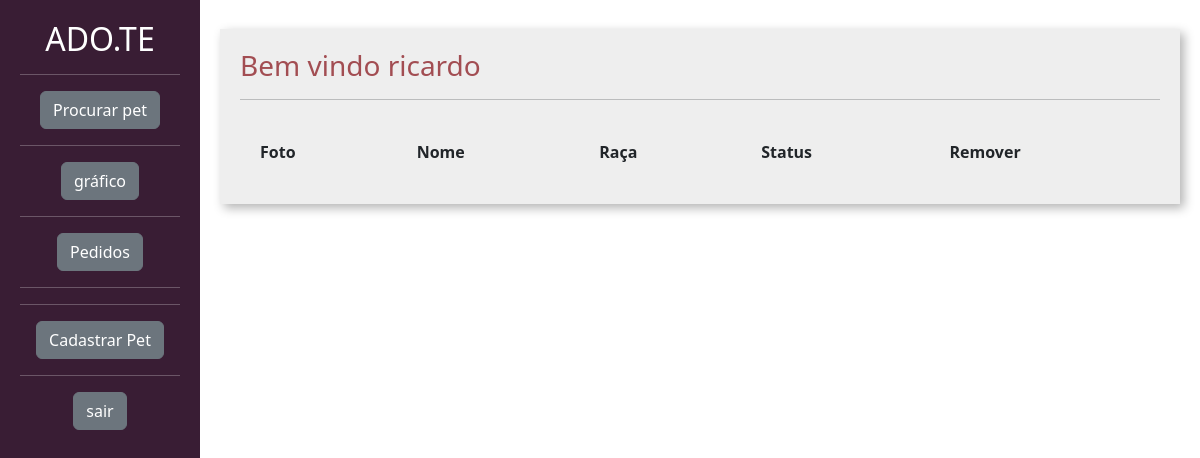
The page /divulgar/seus_pets/ (signed in) on the database as committed earlier.
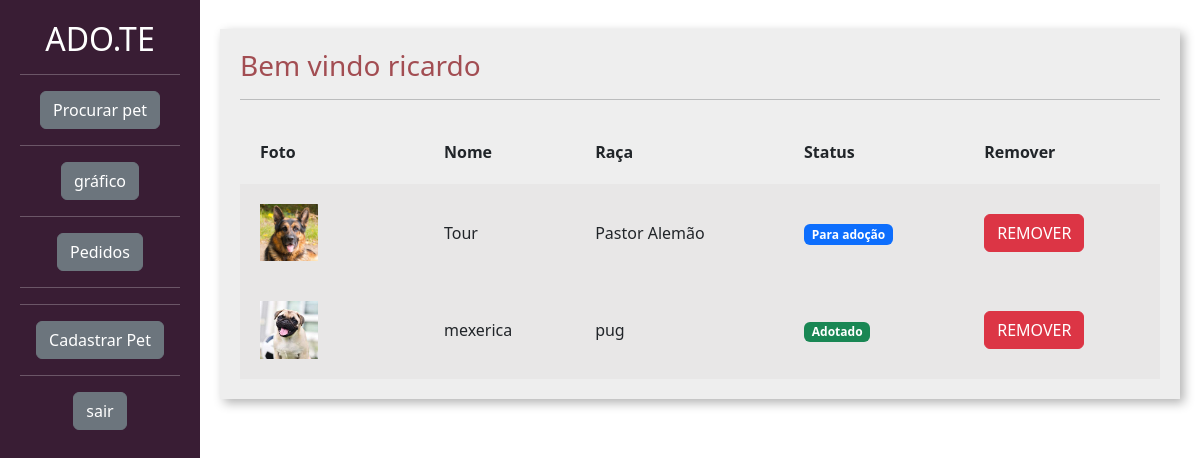
The same page on the database as committed later.
### divulgar/models.py (models this page shows, shortened)
class Pet(models.Model):
    choices_status = (('P', 'Para adoção'),
                      ('A', 'Adotado'))
    state_choice = (
        ('AC', 'Acre'),
        ('AL', 'Alagoas'),
        ('AP', 'Amapá'),
        ('AM', 'Amazonas'),
        ('BA', 'Bahia'),
        ('CE', 'Ceará'),
        ('ES', 'Espírito Santo'),
        ('GO', 'Goiás'),
        ('MA', 'Maranhão'),
        ('MT', 'Mato Grosso'),
        ('MS', 'Mato Grosso do Sul'),
        ('MG', 'Minas Gerais'),
        ('PA', 'Pará'),
        ('PB', 'Paraíba'),
        ('PR', 'Paraná'),
        ('PE', 'Pernambuco'),
        ('PI', 'Piauí'),
        ('RJ', 'Rio de Janeiro'),
        ('RN', 'Rio Grande do Norte'),
        ('RS', 'Rio Grande do Sul'),
        ('RO', 'Rondônia'),
        ('RR', 'Roraima'),
        ('SP', 'São Paulo'),
        ('SE', 'Sergipe'),
        ('TO', 'Tocantins'),
        ('DF', 'Distrito Federal'),
    )
    usuario = models.ForeignKey(User, on_delete=models.DO_NOTHING)
    foto = models.ImageField(upload_to="fotos_pets")
    nome = models.CharField('Nome', max_length=100)
    descricao = models.TextField()
    estado = models.CharField('Estado', max_length=50, choices=state_choice)
    cidade = models.CharField('Cidade', max_length=50)
    telefone = models.CharField('Telefone', max_length=15)
    tags = models.ManyToManyField(Tag)
    raca = models.ForeignKey(Raca, on_delete=models.DO_NOTHING)
    status = models.CharField('Status', max_length=1, choices=choices_status, default='P')

class Raca(models.Model):
    raca = models.CharField('Raça', max_length=50)
    def __str__(self) -> str:
        return self.raca

### divulgar/views.py (the view)
# urls.py: path('seus_pets/', views.seus_pets, name="seus_pets"),
@login_required
def seus_pets(request):
    if request.method == "GET":
        pets = Pet.objects.filter(usuario=request.user)
        return render(request, 'seus_pets.html', {'pets': pets})

### divulgar/templates/seus_pets.html (shortened to what this page needs)
{% load static %}
<!doctype html>
<html lang="pt-BR">
<head>
<link href="https://cdn.jsdelivr.net/npm/bootstrap@5.3.0-alpha1/dist/css/bootstrap.min.css" rel="stylesheet">
<link href="{% static 'usuarios/css/cadastro.css' %}" rel="stylesheet">
<link href="{% static 'divulgar/css/novo_pet.css' %}" rel="stylesheet">
<link href="{% static 'divulgar/css/seus_pets.css' %}" rel="stylesheet">
</head>
<body>
<div class="container-fluid">
    <div class="row">
        <div class="col-md-2 bg-side sidebar">
            <h2>ADO.TE</h2>
            <hr>
            <a href="{% url 'listar_pets' %}" class="btn btn-secondary">Procurar pet</a>
            <hr>
            <a href="{% url 'dashboard' %}" class="btn btn-secondary">gráfico</a>
            <hr>
            <a href="{% url 'ver_pedido_adocao' %}" class="btn btn-secondary">Pedidos</a>
            <hr>
            <hr>
            <a href="{% url 'novo_pet' %}" class="btn btn-secondary">Cadastrar Pet</a>
            <hr>
            <a href="{% url 'sair' %}" class="btn btn-secondary">sair</a>
        </div>
        <div class="col-md">
            <div class="wrapper">
                <div class="box width80">
                    <h3 class="font-vinho">Bem vindo {{user}}</h3>
                    <hr>
                    <table class="tabela" cellpadding="20">
                        <tr>
                            <th>Foto</th>
                            <th>Nome</th>
                            <th>Raça</th>
                            <th>Status</th>
                            <th>Remover</th>
                        </tr>
                        {% for pet in pets %}
                            <tr class="tabela-linha">
                                <td width="20%">
                                    <img width="40%" src="{{pet.foto.url}}">
                                </td>
                                <td>
                                    {{pet.nome}}
                                </td>
                                <td>
                                    {{pet.raca}}
                                </td>
                                <td>
                                    {% if pet.status == "P" %}
                                       <span class="badge text-bg-primary">Para adoção</span>
                                    {% elif pet.status == "A" %}
                                        <span class="badge text-bg-success">Adotado</span>
                                    {% endif %}
                                </td>
                                <td>
                                <a href="{% url 'remover_pet' pet.id %}" class="btn btn-danger">REMOVER</a>
                                </td>
                            </tr>
                        {% endfor %}
                    </table>
                </div>
            </div>
        </div>
    </div>
</div>
</body>
</html>

### templates/static/usuarios/css/cadastro.css (style rules this page uses)
.bg-side { background-color: #391D34; color: white; height: 100vh; }

### templates/static/divulgar/css/novo_pet.css (style rules this page uses)
.sidebar { text-align: center; padding: 20px; }
.wrapper { margin-top: 3%; display: flex; flex-direction: row; justify-content: center; align-items: center; }
.box { padding:20px; width: 50vw; background: rgb(238, 238, 238); box-shadow: 4px 4px 10px rgba(0,0,0,.3); }
.font-vinho { color: #A24D52; }

### templates/static/divulgar/css/seus_pets.css (style rules this page uses)
.width80 { width: 80vw; }
.tabela { width: 100%; margin-top: 20px; }
.tabela-linha { background-color: #e8e7e7; }

Rows that differ between the two databases and show on the page:
added Pet: foto (picture), nome "Tour", raca "Pastor Alemão", status "Para adoção"
added Pet: foto (picture), nome "mexerica", raca "pug", status "Adotado"
